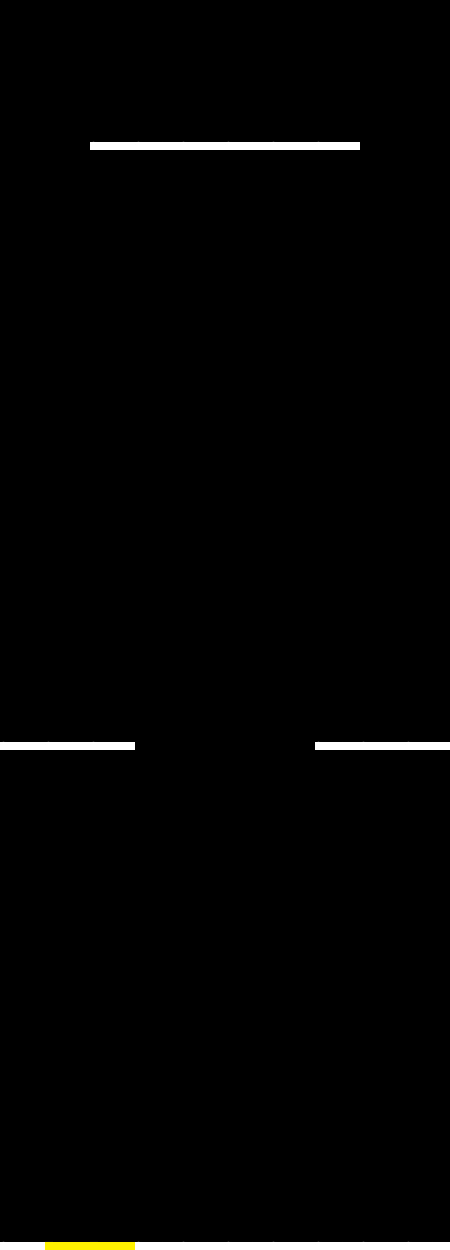

Rendered tile map (Tiled .tmx) drawn with the repository's tilesets; below, a short description and the full map source, tile grids included:
An orthogonal 10x25 tile map with 45x50 px tiles, 1 tile layer (level17), 16 hidden layers not drawn and 10 objects.

<map version="1.0" tiledversion="1.1.6" orientation="orthogonal" renderorder="right-down" width="10" height="25" tilewidth="45" tileheight="50" infinite="0" nextobjectid="1">
 <tileset firstgid="1" name="tiles" tilewidth="45" tileheight="50" tilecount="10" columns="10">
  <image source="tiles.png" width="450" height="50" />
  <tile id="0">
   <properties>
    <property name="collides" type="bool" value="true" />
    <property name="ground" type="bool" value="true" />
   </properties>
   <objectgroup draworder="index">
    <object id="1" x="0.25" y="42" width="44.75" height="8.25" />
   </objectgroup>
  </tile>
  <tile id="1">
   <properties>
    <property name="collides" type="bool" value="true" />
    <property name="ground" type="bool" value="true" />
    <property name="kill" type="bool" value="true" />
   </properties>
   <objectgroup draworder="index">
    <object id="9" x="0.647732" y="50.5681">
     <polygon points="0,0 21.5805,-49.0795 43.6477,-0.16525" />
    </object>
   </objectgroup>
  </tile>
  <tile id="2">
   <properties>
    <property name="collides" type="bool" value="true" />
    <property name="finish" type="bool" value="true" />
   </properties>
   <objectgroup draworder="index">
    <object id="7" x="0.25" y="42.25" width="44.5" height="7.25" />
   </objectgroup>
  </tile>
  <tile id="3">
   <properties>
    <property name="collides" type="bool" value="true" />
    <property name="ground" type="bool" value="true" />
    <property name="kill" type="bool" value="true" />
   </properties>
   <objectgroup draworder="index">
    <object id="25" x="1.77273" y="50">
     <polygon points="0,0 20.4118,-47.9886 41.2841,-0.161577" />
    </object>
   </objectgroup>
   <animation>
    <frame tileid="3" duration="1000" />
    <frame tileid="0" duration="500" />
   </animation>
  </tile>
  <tile id="4">
   <properties>
    <property name="collides" type="bool" value="true" />
    <property name="ground" type="bool" value="true" />
   </properties>
   <objectgroup draworder="index">
    <object id="1" x="0.125" y="41.5" width="44.5" height="8.375" />
   </objectgroup>
  </tile>
  <tile id="5">
   <properties>
    <property name="collides" type="bool" value="true" />
    <property name="ground" type="bool" value="true" />
   </properties>
   <objectgroup draworder="index">
    <object id="1" x="0.75" y="42.125" width="44.125" height="8" />
   </objectgroup>
  </tile>
  <tile id="6">
   <properties>
    <property name="collides" type="bool" value="true" />
    <property name="ground" type="bool" value="true" />
   </properties>
   <objectgroup draworder="index">
    <object id="1" x="0" y="42.25" width="45" height="7.5" />
   </objectgroup>
  </tile>
  <tile id="7">
   <properties>
    <property name="collides" type="bool" value="true" />
    <property name="finish" type="bool" value="true" />
   </properties>
   <objectgroup draworder="index">
    <object id="1" x="0" y="42.25" width="44.75" height="7.625" />
   </objectgroup>
  </tile>
  <tile id="8">
   <properties>
    <property name="collides" type="bool" value="true" />
    <property name="ground" type="bool" value="true" />
   </properties>
   <objectgroup draworder="index">
    <object id="2" x="0.625" y="41.5" width="43.875" height="8.125" />
   </objectgroup>
   <animation>
    <frame tileid="8" duration="1000" />
    <frame tileid="9" duration="500" />
   </animation>
  </tile>
  <tile id="9">
   <properties>
    <property name="collides" type="bool" value="false" />
   </properties>
   <objectgroup draworder="index">
    <object id="1" x="1.25" y="1">
     <polyline points="0,0 -0.5,0.5" />
    </object>
   </objectgroup>
  </tile>
 </tileset>
 <layer name="level17" width="10" height="25">
  <properties>
   <property name="animationRate" type="float" value="1" />
   <property name="time" type="float" value="1" />
  </properties>
  <data encoding="csv">
0,0,0,0,0,0,0,0,0,0,
0,0,0,0,0,0,0,0,0,0,
0,0,1,1,1,1,1,1,0,0,
0,0,0,0,0,0,0,0,0,0,
0,0,0,0,0,0,0,0,0,0,
0,0,0,0,0,0,0,0,0,0,
0,0,0,0,0,0,0,0,0,0,
0,0,0,0,0,0,0,0,0,0,
0,0,0,0,0,0,0,0,0,0,
0,0,0,0,0,0,0,0,0,0,
0,0,0,0,0,0,0,0,0,0,
0,0,0,0,0,0,0,0,0,0,
0,0,0,0,0,0,0,0,0,0,
0,0,0,0,0,0,0,0,0,0,
1,1,1,0,0,0,0,1,1,1,
0,0,0,0,0,0,0,0,0,0,
0,0,0,0,0,0,0,0,0,0,
0,0,0,0,0,0,0,0,0,0,
0,0,0,0,0,0,0,0,0,0,
0,0,0,0,0,0,0,0,0,0,
0,0,0,0,0,0,0,0,0,0,
0,0,0,0,0,0,0,0,0,0,
0,0,0,0,0,0,0,0,0,0,
0,0,0,0,0,0,0,0,0,0,
1,3,3,1,1,1,1,1,1,1
</data>
 </layer>
 <layer name="level16" width="10" height="25" visible="0" locked="1">
  <properties>
   <property name="animationRate" type="float" value="1" />
   <property name="time" type="float" value="10" />
  </properties>
  <data encoding="csv">
0,0,0,0,0,0,0,0,0,0,
0,0,0,0,0,0,0,0,0,0,
2,2,0,2,2,1,2,2,0,2,
0,0,0,0,0,0,0,0,0,0,
0,0,0,0,0,0,0,0,0,0,
0,0,0,0,0,0,0,0,0,0,
4,4,4,9,4,4,9,4,4,4,
0,0,0,0,0,0,0,0,0,0,
0,0,0,0,0,0,0,0,0,0,
0,0,0,0,0,0,0,0,0,0,
0,0,0,0,0,0,0,0,0,0,
0,0,0,0,0,0,0,0,0,0,
0,0,0,0,0,0,0,0,0,0,
0,0,0,0,0,0,0,0,0,0,
0,0,0,0,0,0,0,0,0,0,
0,0,0,0,0,0,0,0,0,0,
0,2,2,2,2,2,2,2,2,0,
0,0,0,0,0,0,0,0,0,0,
0,0,0,0,0,0,0,0,0,0,
2,0,0,0,0,0,0,0,0,2,
2,2,0,0,0,0,0,0,2,2,
2,2,2,0,0,0,0,2,2,2,
2,2,2,2,0,0,2,2,2,2,
2,2,2,2,0,0,2,2,2,2,
2,2,2,2,3,3,2,2,2,2
</data>
 </layer>
 <layer name="level15" width="10" height="25" visible="0" locked="1">
  <properties>
   <property name="animationRate" type="float" value="0.69999999999999996" />
   <property name="time" type="float" value="10" />
  </properties>
  <data encoding="csv">
0,0,0,0,0,0,0,0,0,0,
0,0,0,0,0,0,0,0,0,0,
9,2,2,2,1,1,4,2,4,9,
0,0,0,0,0,0,0,0,0,0,
0,0,0,0,0,0,0,0,0,0,
0,2,2,4,9,4,4,1,2,2,
0,0,0,0,0,0,0,0,0,0,
0,0,2,2,2,2,2,0,0,0,
2,0,0,0,0,0,0,0,0,0,
0,0,2,0,0,0,0,0,0,0,
0,0,0,0,2,0,2,0,0,0,
0,0,0,0,0,0,0,0,0,0,
0,2,0,0,0,0,0,2,0,0,
2,0,0,0,2,0,0,0,0,0,
0,0,2,0,0,0,0,0,0,2,
0,0,0,0,0,0,2,0,0,0,
2,0,0,0,0,0,0,0,0,0,
0,0,2,0,2,0,2,0,0,2,
0,0,0,0,0,0,0,2,0,0,
2,0,0,0,0,2,0,0,0,0,
0,0,0,2,0,0,0,0,2,0,
0,0,0,0,0,0,0,2,0,0,
0,0,2,0,0,0,2,0,0,0,
0,0,0,0,0,0,0,0,0,0,
4,4,4,4,3,3,4,4,4,4
</data>
 </layer>
 <layer name="level14" width="10" height="25" visible="0" locked="1">
  <properties>
   <property name="animationRate" type="float" value="0.59999999999999998" />
   <property name="time" type="float" value="10" />
  </properties>
  <data encoding="csv">
0,0,0,0,0,0,0,0,0,0,
0,0,0,0,0,0,0,0,0,0,
9,2,2,2,1,1,1,1,5,0,
0,0,0,0,0,0,0,0,0,0,
3,3,4,2,2,4,4,2,2,9,
0,0,0,0,0,0,0,0,0,0,
2,2,2,2,0,0,6,1,1,1,
2,2,2,0,0,6,2,0,0,0,
2,2,0,0,6,2,0,0,0,0,
2,2,0,6,2,0,0,0,0,0,
0,0,6,2,0,0,0,0,0,0,
0,9,2,0,0,0,0,0,0,0,
0,2,2,0,0,0,0,0,0,0,
0,0,0,0,0,0,0,0,0,0,
1,1,5,0,0,9,9,0,0,0,
2,2,2,2,2,2,2,2,2,0,
0,0,0,0,0,0,0,0,0,0,
0,0,0,0,0,0,0,0,0,0,
2,2,2,2,2,2,2,0,1,4,
0,0,0,0,0,0,2,0,0,0,
3,4,0,0,0,0,2,0,0,0,
2,2,9,9,0,0,0,2,0,0,
2,2,2,2,1,4,0,0,2,0,
2,2,2,2,2,2,9,9,0,0,
2,2,2,2,2,2,2,2,4,1
</data>
 </layer>
 <layer name="level13" width="10" height="25" visible="0" locked="1">
  <properties>
   <property name="animationRate" type="float" value="0.5" />
   <property name="time" type="float" value="10" />
  </properties>
  <data encoding="csv">
0,0,0,0,0,0,0,0,0,0,
0,0,0,0,0,0,0,0,0,0,
0,0,6,1,6,1,1,1,1,1,
0,0,0,0,0,0,0,0,0,0,
0,0,0,0,0,0,0,0,0,0,
1,1,1,5,0,0,0,9,2,2,
0,0,0,0,0,0,0,0,0,0,
0,0,0,0,0,0,0,0,0,0,
2,2,2,2,2,2,2,2,2,0,
0,0,0,0,0,0,0,0,0,0,
0,0,0,0,0,0,0,0,0,0,
2,0,0,0,0,0,0,0,0,2,
0,2,0,0,0,0,0,0,2,0,
0,0,2,0,0,0,0,2,0,0,
0,0,0,2,0,0,0,0,0,0,
0,0,0,0,2,0,0,0,0,0,
0,0,0,0,0,2,0,0,0,0,
0,0,0,0,0,0,2,0,0,0,
0,0,0,0,0,0,0,2,0,0,
0,0,0,0,0,0,0,0,2,0,
0,0,0,0,0,0,0,0,0,0,
0,0,0,0,0,0,0,0,0,0,
0,0,0,0,0,0,0,0,0,2,
0,0,0,0,0,0,0,0,2,2,
3,2,1,2,2,4,4,2,2,2
</data>
 </layer>
 <layer name="level12" width="10" height="25" visible="0" locked="1">
  <properties>
   <property name="animationRate" type="float" value="0.69999999999999996" />
   <property name="time" type="float" value="10" />
  </properties>
  <data encoding="csv">
0,0,0,0,0,0,0,0,0,0,
0,0,0,0,0,0,0,0,0,0,
0,0,0,0,6,5,0,0,0,0,
0,0,0,0,0,0,0,0,0,0,
6,2,0,0,4,4,0,0,2,5,
0,0,0,0,0,0,0,0,0,0,
0,0,4,2,0,0,2,4,0,0,
0,0,0,0,0,0,0,0,0,0,
1,2,5,0,9,9,0,6,2,1,
0,0,0,0,0,0,0,0,0,0,
0,0,0,0,0,0,0,0,0,0,
9,2,2,2,2,2,2,2,2,9,
0,0,0,0,0,0,0,0,0,0,
0,0,0,0,0,0,0,0,0,0,
0,0,0,0,0,0,0,0,0,0,
2,5,2,9,2,2,9,0,6,2,
0,0,0,0,0,0,0,0,0,2,
0,0,0,0,0,0,0,0,2,2,
0,0,0,0,0,0,0,2,2,2,
0,0,0,0,0,0,2,2,2,2,
0,0,0,0,0,2,2,2,2,2,
0,0,0,0,2,2,2,2,2,2,
0,0,0,2,2,2,2,2,2,2,
0,0,2,2,2,2,2,2,2,2,
3,2,2,2,2,2,2,2,2,2
</data>
 </layer>
 <layer name="level11" width="10" height="25" visible="0" locked="1">
  <properties>
   <property name="animationRate" type="float" value="0.80000000000000004" />
   <property name="time" type="float" value="10" />
  </properties>
  <data encoding="csv">
0,0,0,0,0,0,0,0,0,0,
0,0,0,0,0,0,0,0,0,0,
0,2,4,2,1,1,4,2,4,0,
0,0,0,0,0,0,0,0,0,0,
0,0,0,0,0,0,0,0,0,0,
2,4,9,9,2,2,9,9,4,2,
0,2,0,0,0,0,0,0,2,0,
0,2,2,0,0,0,0,2,2,0,
0,2,2,0,0,0,2,2,0,0,
0,0,2,2,0,2,2,0,0,0,
0,0,0,2,0,2,0,0,0,0,
0,0,0,2,0,2,0,0,0,0,
0,0,2,0,0,0,2,0,0,0,
0,2,0,2,9,2,0,2,0,0,
2,0,0,0,0,0,0,0,2,0,
0,0,0,0,0,0,0,0,0,0,
0,0,0,0,0,0,0,0,0,0,
2,0,4,4,2,4,4,0,2,2,
0,0,0,0,0,0,0,0,0,0,
0,0,0,0,0,0,0,0,0,0,
2,1,2,9,4,9,2,2,1,2,
0,0,0,0,2,0,0,0,0,0,
0,0,2,0,2,0,2,0,0,0,
0,0,0,0,0,0,0,0,0,0,
3,4,2,2,1,1,2,4,2,3
</data>
 </layer>
 <layer name="level10" width="10" height="25" visible="0" locked="1">
  <properties>
   <property name="animationRate" type="float" value="1" />
   <property name="time" type="float" value="10" />
  </properties>
  <data encoding="csv">
0,0,0,0,0,0,0,0,0,0,
0,0,0,0,0,0,0,0,0,0,
0,9,2,2,1,1,2,2,9,0,
0,2,2,2,2,2,2,2,2,0,
0,0,0,0,0,0,0,0,0,0,
5,0,0,0,0,0,0,0,0,6,
0,0,0,0,0,0,0,0,0,0,
0,0,0,0,0,0,0,0,0,0,
0,0,0,0,0,0,0,0,0,0,
0,0,0,0,0,0,0,0,0,0,
0,0,0,0,0,0,0,0,0,0,
0,0,0,0,0,0,0,0,0,0,
0,0,0,0,0,0,0,0,0,0,
0,0,0,0,0,0,0,0,0,0,
0,0,0,0,0,0,0,0,0,0,
0,0,0,0,0,0,0,0,0,0,
0,2,2,4,2,1,2,4,2,1,
0,0,0,0,0,0,0,0,0,0,
1,2,4,1,2,4,4,1,2,0,
0,0,0,0,0,0,0,0,0,0,
5,9,2,2,9,4,2,2,1,4,
0,0,0,2,2,2,0,0,0,0,
2,2,0,0,2,0,0,0,0,0,
0,0,2,0,0,0,0,0,0,0,
0,0,0,2,1,4,4,4,4,3
</data>
 </layer>
 <layer name="level9" width="10" height="25" visible="0" locked="1">
  <properties>
   <property name="animationRate" type="float" value="1" />
   <property name="time" type="float" value="10" />
  </properties>
  <data encoding="csv">
0,0,0,0,0,0,0,0,0,0,
0,0,0,0,0,0,0,0,0,0,
0,6,1,1,1,1,1,1,5,0,
0,0,0,0,0,0,0,0,0,0,
5,0,6,1,1,1,1,5,0,6,
0,0,0,0,0,0,0,0,0,0,
0,2,4,2,4,2,4,2,4,0,
0,0,0,0,0,0,0,0,0,0,
0,0,0,0,0,0,0,0,0,0,
0,0,0,0,0,0,0,0,0,0,
0,0,0,0,0,0,0,0,0,0,
0,0,0,0,0,0,0,0,0,0,
0,0,0,0,0,0,0,0,0,0,
0,0,0,0,0,0,0,0,0,0,
0,0,0,0,0,0,0,0,0,0,
0,0,0,0,0,0,0,0,0,0,
0,0,0,0,0,0,0,0,0,0,
2,2,0,2,2,2,2,2,2,2,
0,0,0,0,0,0,0,0,0,0,
0,0,0,0,0,0,0,0,0,0,
2,1,4,1,0,0,0,9,2,8,
0,0,0,0,0,0,0,0,0,0,
0,0,0,0,0,0,0,0,0,0,
0,0,0,0,0,0,0,0,0,0,
2,2,2,2,2,2,2,2,2,2
</data>
 </layer>
 <layer name="level8" width="10" height="25" visible="0" locked="1">
  <properties>
   <property name="animationRate" type="float" value="0.69999999999999996" />
   <property name="time" type="float" value="10" />
  </properties>
  <data encoding="csv">
0,0,0,0,0,0,0,0,0,0,
0,0,0,0,0,0,0,0,0,0,
0,0,0,0,6,5,0,0,0,0,
0,0,0,0,0,0,0,0,0,0,
2,2,2,2,0,0,2,2,2,2,
0,0,0,0,0,0,0,0,0,0,
0,0,0,4,4,4,4,0,0,0,
0,0,0,0,0,0,0,0,0,0,
0,9,9,0,0,0,0,9,9,0,
0,2,2,0,0,0,0,2,2,0,
0,0,0,0,0,0,0,0,0,0,
4,2,0,4,4,4,4,0,2,4,
0,0,0,0,0,0,0,0,0,0,
9,1,2,1,2,1,2,1,2,9,
0,0,0,0,0,0,0,0,0,0,
0,0,0,0,0,0,0,0,0,0,
2,0,0,0,0,0,0,0,0,2,
0,2,0,0,0,0,0,0,2,0,
0,0,2,0,0,0,0,2,0,0,
0,0,0,2,0,0,2,0,0,0,
0,0,0,0,0,0,0,0,0,0,
4,0,4,1,4,1,4,1,4,0,
0,0,0,0,0,0,0,0,0,0,
0,0,0,0,0,0,0,0,0,0,
2,2,2,3,3,3,3,3,2,2
</data>
 </layer>
 <layer name="level7" width="10" height="25" visible="0" locked="1">
  <properties>
   <property name="animationRate" type="float" value="0.10000000000000001" />
   <property name="time" type="float" value="20" />
  </properties>
  <data encoding="csv">
0,0,0,0,0,0,0,0,0,0,
0,0,0,0,0,0,0,0,0,0,
0,0,0,0,0,0,0,0,0,0,
0,0,0,2,0,0,2,2,0,0,
0,0,0,0,0,0,0,0,0,0,
0,0,0,0,0,0,0,0,0,0,
0,2,2,1,1,1,2,2,2,2,
0,0,0,0,0,0,0,0,0,0,
6,5,0,0,0,9,9,0,0,0,
0,0,0,0,0,0,0,0,0,0,
2,2,2,2,2,2,2,0,2,2,
0,0,0,0,0,0,0,0,0,0,
0,0,0,0,0,0,0,0,0,0,
6,5,0,0,6,1,2,2,7,2,
0,0,0,0,0,0,0,0,0,0,
0,0,4,4,0,0,0,0,0,0,
0,0,0,0,0,0,0,0,0,0,
2,2,2,2,3,3,2,2,2,2,
0,0,0,0,0,0,0,0,0,0,
0,0,0,0,0,0,0,0,0,0,
0,0,0,0,0,0,0,0,0,0,
0,0,0,0,0,0,0,0,0,0,
0,0,0,0,0,0,0,0,0,0,
0,0,0,0,0,0,0,0,0,0,
0,0,0,0,0,0,0,0,0,0
</data>
 </layer>
 <layer name="level6" width="10" height="25" visible="0" locked="1">
  <properties>
   <property name="animationRate" type="float" value="0.29999999999999999" />
   <property name="time" type="float" value="11" />
  </properties>
  <data encoding="csv">
0,0,0,0,0,0,0,0,0,0,
0,0,0,0,0,0,0,0,0,0,
2,0,0,0,6,1,2,2,2,2,
0,0,0,0,0,0,0,0,0,0,
0,0,0,0,0,0,0,0,0,0,
4,4,2,1,4,4,2,1,2,0,
0,0,0,0,0,0,0,0,0,0,
0,0,0,0,0,0,0,0,0,0,
0,0,0,0,0,0,0,0,0,0,
0,0,0,0,0,0,0,0,0,0,
0,0,0,0,0,0,0,0,0,0,
0,0,0,0,0,0,0,0,0,0,
0,0,0,0,0,0,0,0,0,0,
0,0,0,0,0,0,0,0,0,2,
0,0,0,0,0,0,0,0,0,0,
0,0,0,0,0,0,2,0,0,0,
2,0,0,0,0,0,0,0,0,0,
0,0,0,0,2,0,0,0,0,0,
0,0,2,0,0,0,0,0,2,0,
0,0,0,0,0,0,0,0,0,0,
0,0,0,0,0,0,2,0,0,0,
2,0,0,0,0,0,0,0,0,0,
0,0,0,2,0,0,0,0,0,0,
0,0,0,0,0,0,0,0,0,0,
3,2,3,3,2,3,3,2,3,3
</data>
 </layer>
 <layer name="level5" width="10" height="25" visible="0" locked="1">
  <properties>
   <property name="animationRate" type="float" value="0.5" />
   <property name="time" type="float" value="11" />
  </properties>
  <data encoding="csv">
0,0,0,0,0,0,0,0,0,0,
0,0,0,0,0,0,0,0,0,0,
0,6,1,1,1,1,1,1,1,5,
0,0,0,0,0,0,0,0,0,0,
6,5,0,2,2,2,0,0,0,0,
0,0,0,0,0,0,0,0,0,0,
0,0,0,0,0,0,0,0,0,0,
0,0,0,0,0,0,0,0,0,0,
0,0,0,0,0,0,0,0,0,0,
0,6,2,0,0,2,2,2,0,0,
0,0,0,0,0,0,0,0,0,0,
7,0,0,9,0,0,0,0,0,0,
0,0,0,0,0,0,0,0,0,0,
2,2,2,2,2,2,2,2,3,3,
0,0,0,0,0,0,0,0,0,0,
0,0,0,0,0,0,0,0,0,0,
0,0,0,0,0,0,0,0,0,0,
0,0,0,0,0,0,0,0,0,0,
0,0,0,0,0,0,0,0,0,0,
0,0,0,0,0,0,0,0,0,0,
0,0,0,0,0,0,0,0,0,0,
0,0,0,0,0,0,0,0,0,0,
0,0,0,0,0,0,0,0,0,0,
0,0,0,0,0,0,0,0,0,0,
0,0,0,0,0,0,0,0,0,0
</data>
 </layer>
 <layer name="level4" width="10" height="25" visible="0" locked="1">
  <properties>
   <property name="animationRate" type="float" value="0.29999999999999999" />
   <property name="time" type="float" value="11" />
  </properties>
  <data encoding="csv">
0,0,0,0,0,0,0,0,0,0,
0,0,0,0,0,0,0,0,0,0,
0,0,0,0,6,5,0,0,0,0,
0,0,0,0,0,0,0,0,0,0,
0,0,0,0,0,0,0,0,7,0,
0,0,0,0,0,0,0,0,0,0,
0,0,0,0,0,0,0,2,2,2,
0,0,0,6,5,0,0,0,0,0,
0,0,0,0,0,0,0,0,0,0,
0,0,0,0,0,0,0,0,0,0,
2,2,2,2,2,2,2,2,2,0,
0,0,0,0,0,0,0,0,0,0,
0,0,0,0,0,0,0,0,0,0,
3,3,1,1,1,1,1,1,1,2,
0,0,0,0,0,0,0,0,0,0,
0,0,0,0,0,0,0,0,0,0,
0,0,0,0,0,0,0,0,0,0,
0,0,0,0,0,0,0,0,0,0,
0,0,0,0,0,0,0,0,0,0,
0,0,0,0,0,0,0,0,0,0,
0,0,0,0,0,0,0,0,0,0,
0,0,0,0,0,0,0,0,0,0,
0,0,0,0,0,0,0,0,0,0,
0,0,0,0,0,0,0,0,0,0,
0,0,0,0,0,0,0,0,0,0
</data>
 </layer>
 <layer name="level3" width="10" height="25" visible="0" locked="1">
  <properties>
   <property name="time" type="float" value="11" />
  </properties>
  <data encoding="csv">
0,0,0,0,0,0,0,0,0,0,
0,0,0,0,0,0,0,0,0,0,
6,1,1,1,1,1,1,5,0,0,
0,0,0,0,0,0,0,0,0,0,
0,0,0,0,0,0,0,0,0,0,
0,0,6,1,5,0,0,1,1,5,
0,0,0,0,0,0,0,0,0,0,
0,0,2,2,2,2,2,2,2,2,
0,0,0,0,0,0,0,0,0,0,
0,0,0,0,0,0,0,0,0,0,
6,1,1,2,1,2,1,5,0,0,
0,0,0,0,0,0,0,0,0,0,
0,0,0,0,0,0,0,0,0,0,
6,3,3,3,3,3,1,1,1,5,
0,0,0,0,0,0,0,0,0,0,
0,0,0,0,0,0,0,0,0,0,
0,0,0,0,0,0,0,0,0,0,
0,0,0,0,0,0,0,0,0,0,
0,0,0,0,0,0,0,0,0,0,
0,0,0,0,0,0,0,0,0,0,
0,0,0,0,0,0,0,0,0,0,
0,0,0,0,0,0,0,0,0,0,
0,0,0,0,0,0,0,0,0,0,
0,0,0,0,0,0,0,0,0,0,
0,0,0,0,0,0,0,0,0,0
</data>
 </layer>
 <layer name="level2" width="10" height="25" visible="0" locked="1">
  <properties>
   <property name="time" type="float" value="7" />
  </properties>
  <data encoding="csv">
0,0,0,0,0,0,0,0,0,0,
0,0,0,0,0,0,0,0,0,0,
0,0,0,0,0,0,0,0,0,0,
0,0,6,1,1,1,1,2,1,5,
0,0,0,0,0,0,0,0,0,0,
6,1,1,1,2,1,5,0,0,0,
0,0,0,0,0,0,0,0,0,0,
6,1,1,5,0,0,0,6,1,5,
0,0,0,0,0,0,0,0,0,0,
0,0,0,0,0,0,0,0,0,0,
0,2,2,2,1,1,1,1,5,0,
0,0,0,0,0,0,0,0,0,0,
0,0,0,0,0,0,0,0,0,0,
3,3,4,1,1,2,1,1,1,5,
0,0,0,0,0,0,0,0,0,0,
0,0,0,0,0,0,0,0,0,0,
0,0,0,0,0,0,0,0,0,0,
0,0,0,0,0,0,0,0,0,0,
0,0,0,0,0,0,0,0,0,0,
0,0,0,0,0,0,0,0,0,0,
0,0,0,0,0,0,0,0,0,0,
0,0,0,0,0,0,0,0,0,0,
0,0,0,0,0,0,0,0,0,0,
0,0,0,0,0,0,0,0,0,0,
0,0,0,0,0,0,0,0,0,0
</data>
 </layer>
 <layer name="level1" width="10" height="25" visible="0" locked="1">
  <properties>
   <property name="gravity" type="float" value="1" />
   <property name="time" type="float" value="3" />
  </properties>
  <data encoding="csv">
0,0,0,0,0,0,0,0,0,0,
0,0,0,0,0,0,0,0,0,0,
0,0,0,0,6,5,0,0,0,0,
0,7,0,0,0,0,0,0,0,0,
0,0,0,0,0,0,0,0,0,0,
6,1,1,1,1,1,1,5,0,0,
0,0,0,0,0,0,0,0,0,0,
0,0,0,6,1,1,1,1,1,5,
0,0,0,0,0,0,0,0,0,0,
0,0,0,0,0,0,0,0,0,0,
6,1,0,0,1,3,3,5,0,0,
0,0,0,0,0,0,0,0,0,0,
0,0,0,0,0,0,0,0,0,0,
2,2,2,2,2,2,2,2,2,2,
0,0,0,0,0,0,0,0,0,0,
0,0,0,0,0,0,0,0,0,0,
0,0,0,0,0,0,0,0,0,0,
0,0,0,0,0,0,0,0,0,0,
0,0,0,0,0,0,0,0,0,0,
0,0,0,0,0,0,0,0,0,0,
0,0,0,0,0,0,0,0,0,0,
0,0,0,0,0,0,0,0,0,0,
0,0,0,0,0,0,0,0,0,0,
0,0,0,0,0,0,0,0,0,0,
0,0,0,0,0,0,0,0,0,0
</data>
 </layer>
</map>
